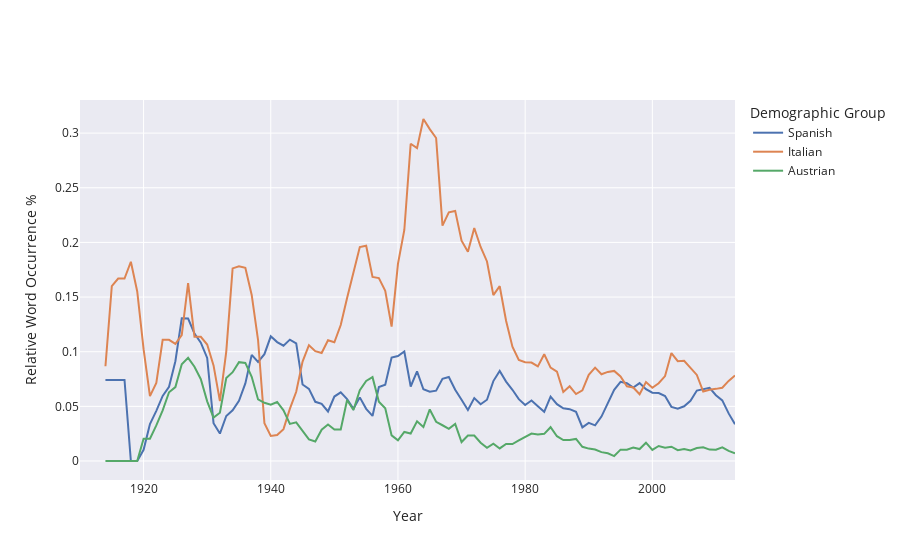

The code cell stored with this chart in its notebook:
### Code cell
ethnicities=['Spanish','Italian','Austrian']
fig = plot_relative_occurrences(df_sum, ethmerged, ethnicities)

fig.show()

fig_json = fig.to_json()
#with open('figures/ethnicity-representation1.json', 'w') as json_file:
#   json.dump(json.loads(fig_json), json_file, indent=4)
